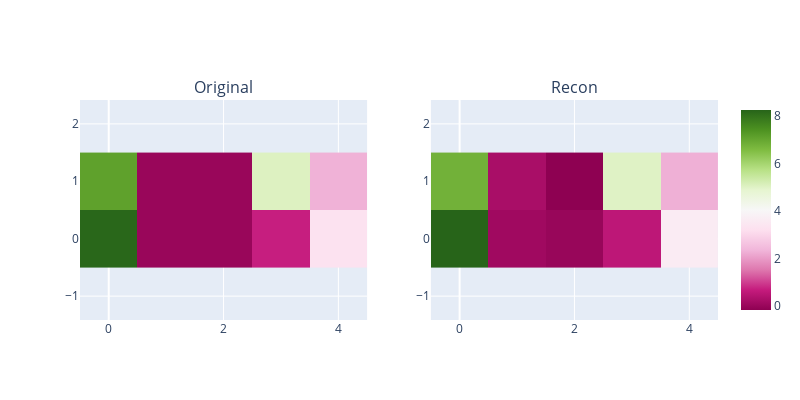

Notebook cell for this chart:
### Code cell
compare_images(
    y[sample_idx].flatten().cpu(), y_recon[sample_idx].cpu(), titles=["Original", "Recon"]
)

### Figure 1 — Plotly figure (JSON) as saved in the notebook; plotly's stock layout.template omitted (floating-point values rounded to 4 significant figures)
{"data": [{"coloraxis": "coloraxis", "hovertemplate": "x: %{x}<br>y: %{y}<br>color: %{z}<extra></extra>", "name": "0", "type": "heatmap", "xaxis": "x", "yaxis": "y", "z": [[8.21, 0, 0, 0.7069, 3.279], [7.12, 0, 0, 5.062, 2.309]]}, {"coloraxis": "coloraxis", "hovertemplate": "x: %{x}<br>y: %{y}<br>color: %{z}<extra></extra>", "name": "0", "type": "heatmap", "xaxis": "x2", "yaxis": "y2", "z": [[8.265, 0.1063, -0.00602, 0.5613, 3.616], [6.795, 0.2423, -0.1665, 5.021, 2.28]]}], "layout": {"annotations": [{"font": {"size": 16}, "showarrow": false, "text": "Original", "x": 0.225, "xanchor": "center", "xref": "paper", "y": 1, "yanchor": "bottom", "yref": "paper"}, {"font": {"size": 16}, "showarrow": false, "text": "Recon", "x": 0.775, "xanchor": "center", "xref": "paper", "y": 1, "yanchor": "bottom", "yref": "paper"}], "height": 400, "width": 800, "xaxis": {"anchor": "y", "domain": [0, 0.45], "scaleanchor": "y"}, "xaxis2": {"anchor": "y2", "domain": [0.55, 1], "scaleanchor": "y2"}, "yaxis": {"anchor": "x", "domain": [0, 1]}, "yaxis2": {"anchor": "x2", "domain": [0, 1]}}}
